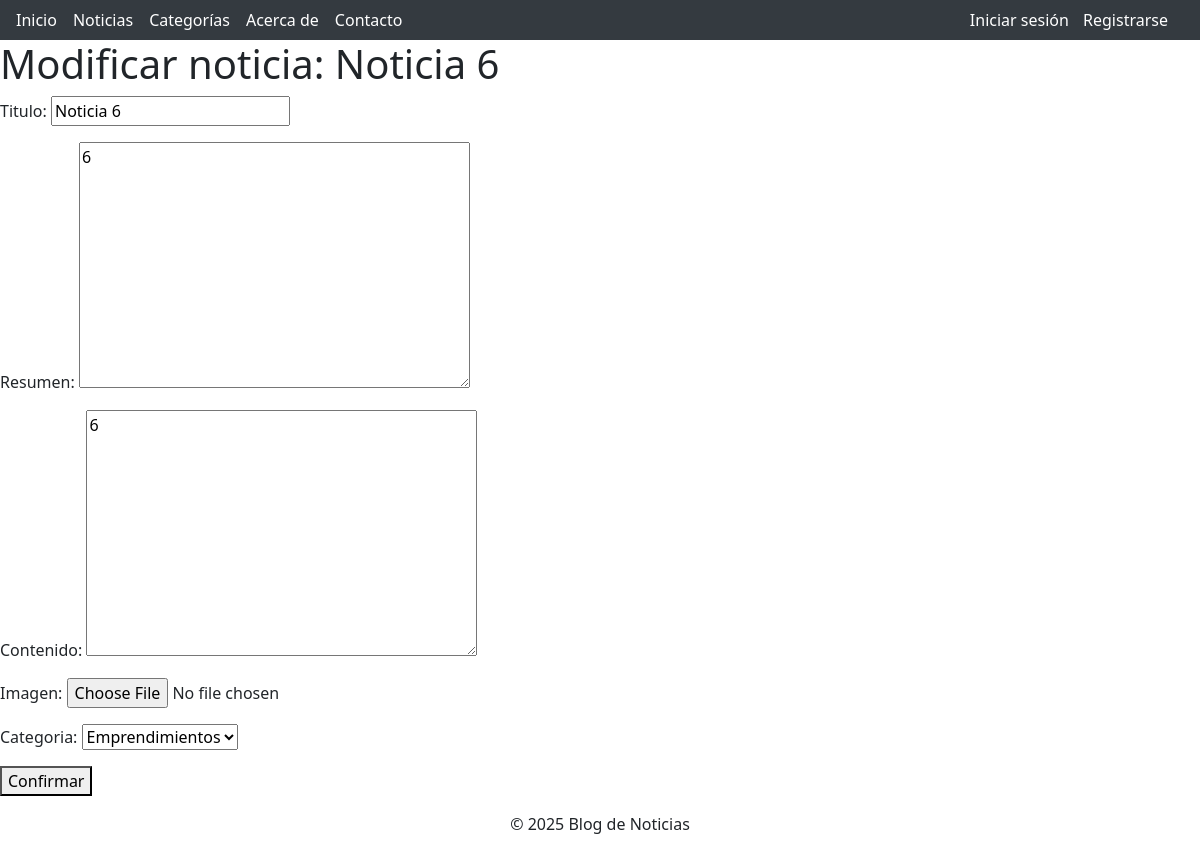
The app's page /noticias/modificar/7 with its own data.
### apps/noticias/models.py (models this page shows, shortened)
class Noticia(models.Model):
    titulo = models.CharField(max_length=200)
    resumen = models.TextField(max_length=300, blank=True)
    contenido = models.TextField()
    imagen = models.ImageField(upload_to='noticias/', blank=True, null=True)
    categoria = models.ForeignKey(Categoria, on_delete=models.SET_NULL, null=True)
    fecha_creacion = models.DateTimeField(auto_now_add=True)
    fecha_actualizacion = models.DateTimeField(auto_now=True)
    class Meta:
        ordering = ['-fecha_creacion']

### apps/noticias/views.py (the view)
# urls.py: path('modificar/<int:pk>', views.Modificar_Noticia.as_view(), name = 'path_modificacion_noticias'),
class Modificar_Noticia(UpdateView):
    model = Noticia
    template_name = 'noticias/modificar_noticias.html'
    form_class = FormularioCMNoticia
    success_url = reverse_lazy('noticias:path_listado_noticias')

### apps/noticias/forms.py
class FormularioCMNoticia(forms.ModelForm):
    class Meta:
        model = Noticia
        fields = ('titulo','resumen', 'contenido', 'imagen', 'categoria')

### apps/categorias/models.py (called while the page is built)
    def __str__(self):
        return self.nombre

### templates/noticias/modificar_noticias.html (shortened to what this page needs)
{% extends 'base.html' %}
{% block content %}
<h1>
    Modificar noticia: {{noticia.titulo}}
</h1>
<div>
    <form method="POST" enctype="multipart/form-data">{% csrf_token %}
        {{form.as_p}}
        <button type="submit">Confirmar</button>
    </form>
</div>
{% endblock %}

### records on screen
Noticia: titulo "Noticia 6", resumen "6", contenido "6", categoria "Emprendimientos"
